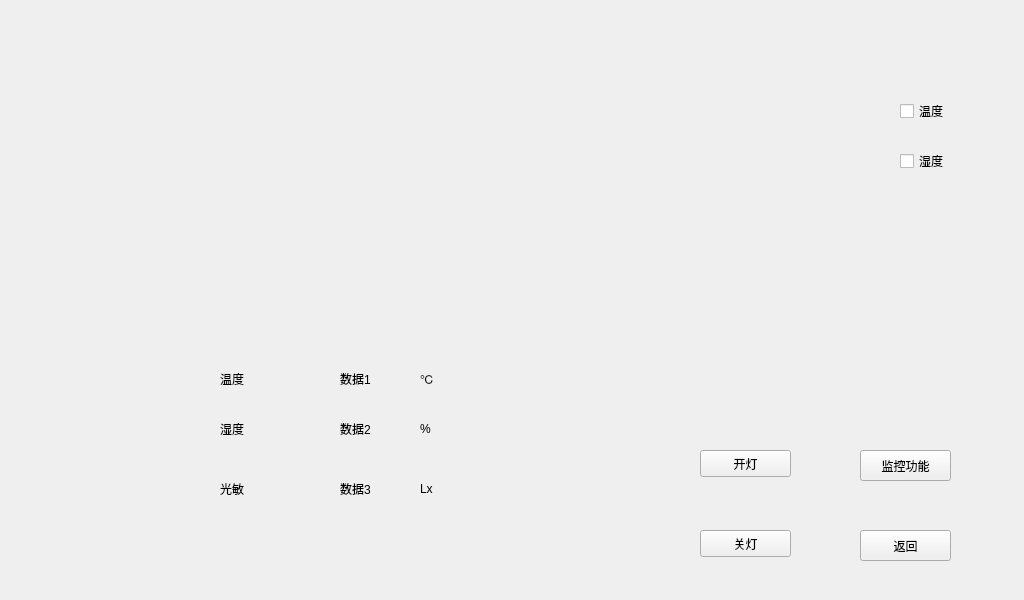
<?xml version="1.0" encoding="UTF-8"?>
<ui version="4.0">
 <class>zhuce</class>
 <widget class="QWidget" name="zhuce">
  <property name="geometry">
   <rect>
    <x>0</x>
    <y>0</y>
    <width>1024</width>
    <height>600</height>
   </rect>
  </property>
  <property name="windowTitle">
   <string>Form</string>
  </property>
  <widget class="QPushButton" name="pushButton">
   <property name="geometry">
    <rect>
     <x>700</x>
     <y>450</y>
     <width>91</width>
     <height>27</height>
    </rect>
   </property>
   <property name="text">
    <string>开灯</string>
   </property>
  </widget>
  <widget class="QPushButton" name="pushButton_2">
   <property name="geometry">
    <rect>
     <x>860</x>
     <y>530</y>
     <width>91</width>
     <height>31</height>
    </rect>
   </property>
   <property name="text">
    <string>返回</string>
   </property>
  </widget>
  <widget class="QLabel" name="label">
   <property name="geometry">
    <rect>
     <x>340</x>
     <y>370</y>
     <width>67</width>
     <height>17</height>
    </rect>
   </property>
   <property name="text">
    <string>数据1</string>
   </property>
  </widget>
  <widget class="QLabel" name="label_2">
   <property name="geometry">
    <rect>
     <x>340</x>
     <y>420</y>
     <width>51</width>
     <height>17</height>
    </rect>
   </property>
   <property name="text">
    <string>数据2</string>
   </property>
  </widget>
  <widget class="QLabel" name="label_3">
   <property name="geometry">
    <rect>
     <x>340</x>
     <y>480</y>
     <width>67</width>
     <height>17</height>
    </rect>
   </property>
   <property name="text">
    <string>数据3</string>
   </property>
  </widget>
  <widget class="QLabel" name="label_4">
   <property name="geometry">
    <rect>
     <x>220</x>
     <y>370</y>
     <width>67</width>
     <height>17</height>
    </rect>
   </property>
   <property name="text">
    <string>温度</string>
   </property>
  </widget>
  <widget class="QLabel" name="label_5">
   <property name="geometry">
    <rect>
     <x>220</x>
     <y>420</y>
     <width>67</width>
     <height>17</height>
    </rect>
   </property>
   <property name="text">
    <string>湿度</string>
   </property>
  </widget>
  <widget class="QLabel" name="label_6">
   <property name="geometry">
    <rect>
     <x>220</x>
     <y>480</y>
     <width>67</width>
     <height>17</height>
    </rect>
   </property>
   <property name="text">
    <string>光敏</string>
   </property>
  </widget>
  <widget class="QPushButton" name="pushButton_3">
   <property name="geometry">
    <rect>
     <x>860</x>
     <y>450</y>
     <width>91</width>
     <height>31</height>
    </rect>
   </property>
   <property name="text">
    <string>监控功能</string>
   </property>
  </widget>
  <widget class="QCheckBox" name="checkBox">
   <property name="geometry">
    <rect>
     <x>900</x>
     <y>100</y>
     <width>97</width>
     <height>22</height>
    </rect>
   </property>
   <property name="text">
    <string>温度</string>
   </property>
  </widget>
  <widget class="QCheckBox" name="checkBox_2">
   <property name="geometry">
    <rect>
     <x>900</x>
     <y>150</y>
     <width>97</width>
     <height>22</height>
    </rect>
   </property>
   <property name="text">
    <string>湿度</string>
   </property>
  </widget>
  <widget class="QLabel" name="label_7">
   <property name="geometry">
    <rect>
     <x>420</x>
     <y>370</y>
     <width>67</width>
     <height>17</height>
    </rect>
   </property>
   <property name="text">
    <string>℃</string>
   </property>
  </widget>
  <widget class="QLabel" name="label_8">
   <property name="geometry">
    <rect>
     <x>420</x>
     <y>420</y>
     <width>67</width>
     <height>17</height>
    </rect>
   </property>
   <property name="text">
    <string>%</string>
   </property>
  </widget>
  <widget class="QLabel" name="label_9">
   <property name="geometry">
    <rect>
     <x>420</x>
     <y>480</y>
     <width>67</width>
     <height>17</height>
    </rect>
   </property>
   <property name="text">
    <string>Lx</string>
   </property>
  </widget>
  <widget class="QPushButton" name="pushButton_4">
   <property name="geometry">
    <rect>
     <x>700</x>
     <y>530</y>
     <width>91</width>
     <height>27</height>
    </rect>
   </property>
   <property name="text">
    <string>关灯</string>
   </property>
  </widget>
  <widget class="QCustomPlot" name="customplot" native="true">
   <property name="geometry">
    <rect>
     <x>120</x>
     <y>30</y>
     <width>611</width>
     <height>261</height>
    </rect>
   </property>
  </widget>
 </widget>
 <customwidgets>
  <customwidget>
   <class>QCustomPlot</class>
   <extends>QWidget</extends>
   <header location="global">qcustomplot.h</header>
   <container>1</container>
  </customwidget>
 </customwidgets>
 <resources/>
 <connections/>
</ui>
